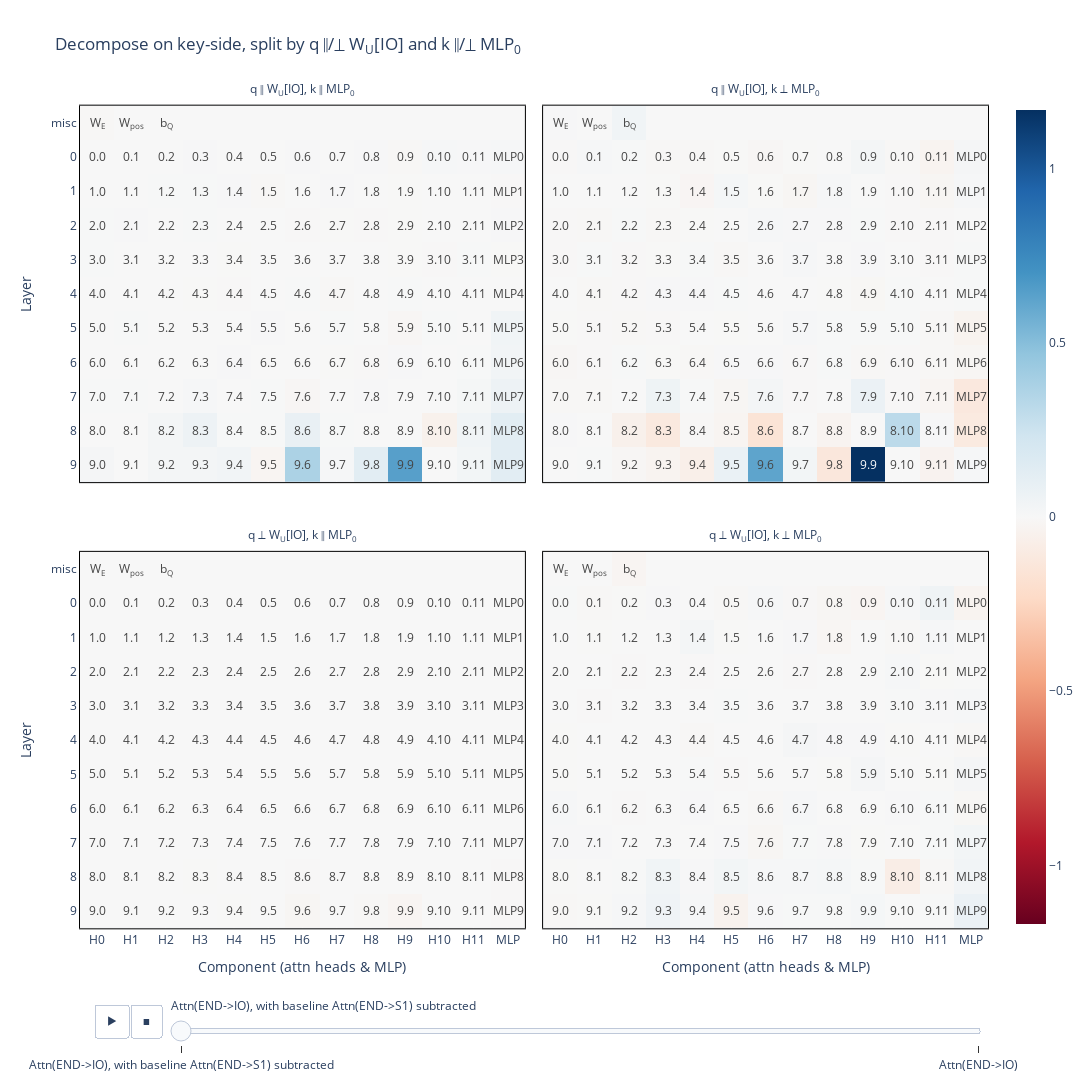

Notebook source saved alongside this figure:
### Markdown cell above
### Decomp queries

### Code cell
contribution_to_attn_scores_decompose_q_split_qk = _decompose_attn_scores(
    decompose_by = "queries",
    intervene_on_query = "project_to_W_U_IO",
    intervene_on_key = "project_to_MLP0",
    subtract_S1_attn_scores = False,
).flatten(0, 1)
contribution_to_attn_scores_decompose_q_split_qk_sub_S1 = _decompose_attn_scores(
    decompose_by = "queries",
    intervene_on_query = "project_to_W_U_IO",
    intervene_on_key = "project_to_MLP0",
    subtract_S1_attn_scores = True,
).flatten(0, 1)

plot_contribution_to_attn_scores(
    t.stack([contribution_to_attn_scores_decompose_q_split_qk_sub_S1, contribution_to_attn_scores_decompose_q_split_qk]),
    decompose_by = "queries",
    facet_labels = [
        "q ∥ W<sub>U</sub>[IO], k ∥ MLP<sub>0</sub>",
        "q ∥ W<sub>U</sub>[IO], k ⊥ MLP<sub>0</sub>", 
        "q ⊥ W<sub>U</sub>[IO], k ∥ MLP<sub>0</sub>", 
        "q ⊥ W<sub>U</sub>[IO], k ⊥ MLP<sub>0</sub>"
    ],
    facet_col_wrap = 2,
    animation_labels = ["Attn(END->IO), with baseline Attn(END->S1) subtracted", "Attn(END->IO)"],
    title = "Decompose on key-side, split by q ∥/⟂ W<sub>U</sub>[IO] and k ∥/⟂ MLP<sub>0</sub>",
    static = False
)

# TODO - try the effective embeddings. Maybe the top-right plot could be improved if we captured the effective embedding in a better way?

### Figure 1 — Plotly figure (JSON) as saved in the notebook; plotly's stock layout.template omitted (floating-point values rounded to 4 significant figures; data arrays with more than 128 entries replaced by an {"elided": "..."} marker saying what was removed)
{"data": [{"coloraxis": "coloraxis", "hovertemplate": "Component (attn heads & MLP): %{x}<br>Layer: %{y}<br>color: %{z}<extra></extra>", "name": "0", "text": {"elided": "11x13 str values"}, "textfont": {"size": 12}, "texttemplate": "%{text}", "type": "heatmap", "x": ["H0", "H1", "H2", "H3", "H4", "H5", "H6", "H7", "H8", "H9", "H10", "H11", "MLP"], "xaxis": "x3", "y": ["misc", "0", "1", "2", "3", "4", "5", "6", "7", "8", "9"], "yaxis": "y3", "z": {"elided": "11x13 float values"}}, {"coloraxis": "coloraxis", "hovertemplate": "Component (attn heads & MLP): %{x}<br>Layer: %{y}<br>color: %{z}<extra></extra>", "name": "1", "text": {"elided": "11x13 str values"}, "textfont": {"size": 12}, "texttemplate": "%{text}", "type": "heatmap", "x": ["H0", "H1", "H2", "H3", "H4", "H5", "H6", "H7", "H8", "H9", "H10", "H11", "MLP"], "xaxis": "x4", "y": ["misc", "0", "1", "2", "3", "4", "5", "6", "7", "8", "9"], "yaxis": "y4", "z": {"elided": "11x13 float values"}}, {"coloraxis": "coloraxis", "hovertemplate": "Component (attn heads & MLP): %{x}<br>Layer: %{y}<br>color: %{z}<extra></extra>", "name": "2", "text": {"elided": "11x13 str values"}, "textfont": {"size": 12}, "texttemplate": "%{text}", "type": "heatmap", "x": ["H0", "H1", "H2", "H3", "H4", "H5", "H6", "H7", "H8", "H9", "H10", "H11", "MLP"], "xaxis": "x", "y": ["misc", "0", "1", "2", "3", "4", "5", "6", "7", "8", "9"], "yaxis": "y", "z": {"elided": "11x13 float values"}}, {"coloraxis": "coloraxis", "hovertemplate": "Component (attn heads & MLP): %{x}<br>Layer: %{y}<br>color: %{z}<extra></extra>", "name": "3", "text": {"elided": "11x13 str values"}, "textfont": {"size": 12}, "texttemplate": "%{text}", "type": "heatmap", "x": ["H0", "H1", "H2", "H3", "H4", "H5", "H6", "H7", "H8", "H9", "H10", "H11", "MLP"], "xaxis": "x2", "y": ["misc", "0", "1", "2", "3", "4", "5", "6", "7", "8", "9"], "yaxis": "y2", "z": {"elided": "11x13 float values"}}], "layout": {"annotations": [{"font": {}, "showarrow": false, "text": "q ⊥ W<sub>U</sub>[IO], k ∥ MLP<sub>0</sub>", "x": 0.245, "xanchor": "center", "xref": "paper", "y": 0.465, "yanchor": "bottom", "yref": "paper"}, {"font": {}, "showarrow": false, "text": "q ⊥ W<sub>U</sub>[IO], k ⊥ MLP<sub>0</sub>", "x": 0.755, "xanchor": "center", "xref": "paper", "y": 0.465, "yanchor": "bottom", "yref": "paper"}, {"font": {}, "showarrow": false, "text": "q ∥ W<sub>U</sub>[IO], k ∥ MLP<sub>0</sub>", "x": 0.245, "xanchor": "center", "xref": "paper", "y": 1.0, "yanchor": "bottom", "yref": "paper"}, {"font": {}, "showarrow": false, "text": "q ∥ W<sub>U</sub>[IO], k ⊥ MLP<sub>0</sub>", "x": 0.755, "xanchor": "center", "xref": "paper", "y": 1.0, "yanchor": "bottom", "yref": "paper"}], "coloraxis": {"cmid": 0, "colorscale": [[0, "rgb(103,0,31)"], [0.1, "rgb(178,24,43)"], [0.2, "rgb(214,96,77)"], [0.3, "rgb(244,165,130)"], [0.4, "rgb(253,219,199)"], [0.5, "rgb(247,247,247)"], [0.6, "rgb(209,229,240)"], [0.7, "rgb(146,197,222)"], [0.8, "rgb(67,147,195)"], [0.9, "rgb(33,102,172)"], [1, "rgb(5,48,97)"]]}, "height": 1200, "modebar": {"add": ["drawline", "drawopenpath", "drawclosedpath", "drawcircle", "drawrect", "eraseshape"]}, "sliders": [{"active": 0, "currentvalue": {"prefix": ""}, "len": 0.9, "pad": {"b": 10, "t": 60}, "steps": [{"args": [["0"], {"frame": {"duration": 0, "redraw": true}, "fromcurrent": true, "mode": "immediate", "transition": {"duration": 0, "easing": "linear"}}], "label": "Attn(END->IO), with baseline Attn(END->S1) subtracted", "method": "animate"}, {"args": [["1"], {"frame": {"duration": 0, "redraw": true}, "fromcurrent": true, "mode": "immediate", "transition": {"duration": 0, "easing": "linear"}}], "label": "Attn(END->IO)", "method": "animate"}], "x": 0.1, "xanchor": "left", "y": 0, "yanchor": "top"}], "title": {"text": "Decompose on key-side, split by q ∥/⟂ W<sub>U</sub>[IO] and k ∥/⟂ MLP<sub>0</sub>"}, "updatemenus": [{"buttons": [{"args": [null, {"frame": {"duration": 500, "redraw": true}, "fromcurrent": true, "mode": "immediate", "transition": {"duration": 500, "easing": "linear"}}], "label": "&#9654;", "method": "animate"}, {"args": [[null], {"frame": {"duration": 0, "redraw": true}, "fromcurrent": true, "mode": "immediate", "transition": {"duration": 0, "easing": "linear"}}], "label": "&#9724;", "method": "animate"}], "direction": "left", "pad": {"r": 10, "t": 70}, "showactive": false, "type": "buttons", "x": 0.1, "xanchor": "right", "y": 0, "yanchor": "top"}], "width": 1300, "xaxis": {"anchor": "y", "constrain": "domain", "domain": [0, 0.49], "linecolor": "black", "linewidth": 1, "mirror": true, "scaleanchor": "y", "showline": true, "title": {"text": "Component (attn heads & MLP)"}}, "xaxis2": {"anchor": "y2", "domain": [0.51, 1], "linecolor": "black", "linewidth": 1, "matches": "x", "mirror": true, "showline": true, "title": {"text": "Component (attn heads & MLP)"}}, "xaxis3": {"anchor": "y3", "domain": [0, 0.49], "linecolor": "black", "linewidth": 1, "matches": "x", "mirror": true, "showline": true, "showticklabels": false}, "xaxis4": {"anchor": "y4", "domain": [0.51, 1], "linecolor": "black", "linewidth": 1, "matches": "x", "mirror": true, "showline": true, "showticklabels": false}, "yaxis": {"anchor": "x", "autorange": "reversed", "constrain": "domain", "domain": [0, 0.465], "linecolor": "black", "linewidth": 1, "mirror": true, "showline": true, "title": {"text": "Layer"}}, "yaxis2": {"anchor": "x2", "domain": [0, 0.465], "linecolor": "black", "linewidth": 1, "matches": "y", "mirror": true, "showline": true, "showticklabels": false}, "yaxis3": {"anchor": "x3", "domain": [0.535, 1.0], "linecolor": "black", "linewidth": 1, "matches": "y", "mirror": true, "showline": true, "title": {"text": "Layer"}}, "yaxis4": {"anchor": "x4", "domain": [0.535, 1.0], "linecolor": "black", "linewidth": 1, "matches": "y", "mirror": true, "showline": true, "showticklabels": false}}}
